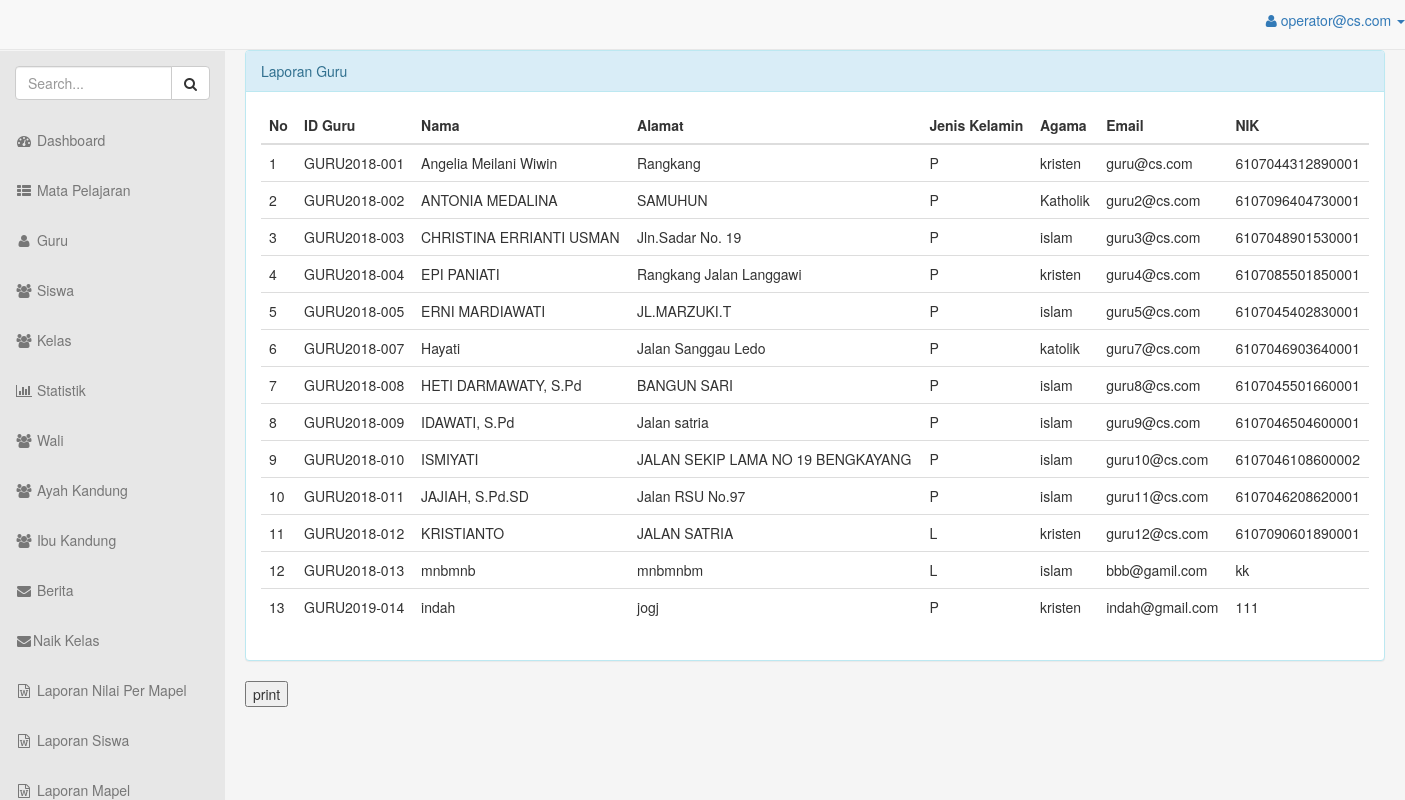
/admin/index.php?view=view_laporan_guru (signed in), run on the app's committed database.
### tables this page shows
CREATE TABLE `guru` (
  `id_guru` char(12) NOT NULL,
  `nama_guru` varchar(100) NOT NULL,
  `alamat` text NOT NULL,
  `jenis_kelamin` enum('L','P') NOT NULL,
  `agama` varchar(100) NOT NULL,
  `email` varchar(100) NOT NULL,
  `id_mapel` char(12) NOT NULL,
  `password` varchar(50) NOT NULL,
  `nik` char(16) DEFAULT NULL,
  `tempat_lahir` varchar(20) DEFAULT NULL,
  `tanggal_lahir` date DEFAULT NULL,
  `status_kepegawaian` enum('pns','honor') DEFAULT NULL,
  `pendidikan_terakhir` enum('SMA','SMK','D1','D2','D3','D4','S1','S2') DEFAULT NULL
);

### admin/inc/page.php (called while the page is built, shortened)
<?php
include_once 'header.php';
include_once 'footer.php';
?>

### admin/view/view_laporan_guru.php (the view)
<div class="container">
 <div class="section">
   <div class="row">
     <div class="col-md-12">
       <div class="panel panel-info">
         <div class="panel-heading">
           Laporan Guru<br>
         </div>
         <div class="panel-body">
           <div class="table-responsive">
             <table class="table display">
               <thead>
                 <tr>
                   <th>No</th>
                   <th>ID Guru</th>
                   <th>Nama </th>
                   <th>Alamat</th>
                   <th>Jenis Kelamin</th>
                   <th>Agama</th>
                   <th>Email</th>
                   <th>NIK</th>
                 </tr>
               </thead>
               <tbody>
                 <?php
                 $q = "select * from guru";
                 $sql = mysql_query($q);
                 $no = 1;
                 while($res = mysql_fetch_array($sql)){?>
                   <tr>
                     <td><?php echo $no; ?></td>
                     <td><?php echo $res['id_guru']; ?></td>
                     <td><?php echo $res['nama_guru']; ?></td>
                     <td><?php echo $res['alamat']; ?></td>
                     <td><?php echo $res['jenis_kelamin']; ?></td>
                     <td><?php echo $res['agama']; ?></td>
                     <td><?php echo $res['email']; ?></td>
                     <td><?php echo $res['nik']; ?></td>
                   </tr>
                   <?php
                   $no++;
                 }
                 ?>
               </tbody>
             </table>
           </div>
         </div>
       </div>
       <input class="pull-left" type='button' value='print' onclick=javascript:window.print();>
     </div>
   </div>
 </div>
</div>

### admin/css/sb-admin.css (style rules this page uses)
body { margin-top: 100px; background-color: #f5f5f5; }
@media (min-width:768px) { body { margin-top: 50px; } }

### data on the page
guru: id_guru "GURU2018-001", nama_guru "Angelia Meilani Wiwin", alamat "Rangkang", jenis_kelamin "P", agama "kristen", email "guru@cs.com", nik "6107044312890001"
guru: id_guru "GURU2018-002", nama_guru "ANTONIA MEDALINA", alamat "SAMUHUN", jenis_kelamin "P", agama "Katholik", email "guru2@cs.com", nik "6107096404730001"
guru: id_guru "GURU2018-003", nama_guru "CHRISTINA ERRIANTI USMAN", alamat "Jln.Sadar No. 19", jenis_kelamin "P", agama "islam", email "guru3@cs.com", nik "6107048901530001"
guru: id_guru "GURU2018-004", nama_guru "EPI PANIATI", alamat "Rangkang Jalan Langgawi", jenis_kelamin "P", agama "kristen", email "guru4@cs.com", nik "6107085501850001"
guru: id_guru "GURU2018-005", nama_guru "ERNI MARDIAWATI", alamat "JL.MARZUKI.T", jenis_kelamin "P", agama "islam", email "guru5@cs.com", nik "6107045402830001"
guru: id_guru "GURU2018-007", nama_guru "Hayati", alamat "Jalan Sanggau Ledo", jenis_kelamin "P", agama "katolik", email "guru7@cs.com", nik "6107046903640001"
guru: id_guru "GURU2018-008", nama_guru "HETI DARMAWATY, S.Pd", alamat "BANGUN SARI", jenis_kelamin "P", agama "islam", email "guru8@cs.com", nik "6107045501660001"
guru: id_guru "GURU2018-009", nama_guru "IDAWATI, S.Pd", alamat "Jalan satria", jenis_kelamin "P", agama "islam", email "guru9@cs.com", nik "6107046504600001"
guru: id_guru "GURU2018-010", nama_guru "ISMIYATI", alamat "JALAN SEKIP LAMA NO 19 BENGKAYANG", jenis_kelamin "P", agama "islam", email "guru10@cs.com", nik "6107046108600002"
guru: id_guru "GURU2018-011", nama_guru "JAJIAH, S.Pd.SD", alamat "Jalan RSU No.97", jenis_kelamin "P", agama "islam", email "guru11@cs.com", nik "6107046208620001"
guru: id_guru "GURU2018-012", nama_guru "KRISTIANTO", alamat "JALAN SATRIA", jenis_kelamin "L", agama "kristen", email "guru12@cs.com", nik "6107090601890001"
guru: id_guru "GURU2018-013", nama_guru "mnbmnb", alamat "mnbmnbm", jenis_kelamin "L", agama "islam", email "bbb@gamil.com", nik "kk"
guru: id_guru "GURU2019-014", nama_guru "indah", alamat "jogj", jenis_kelamin "P", agama "kristen", email "indah@gmail.com", nik "111"

### other printed values
$_SESSION['email_admin'] "operator@cs.com"
